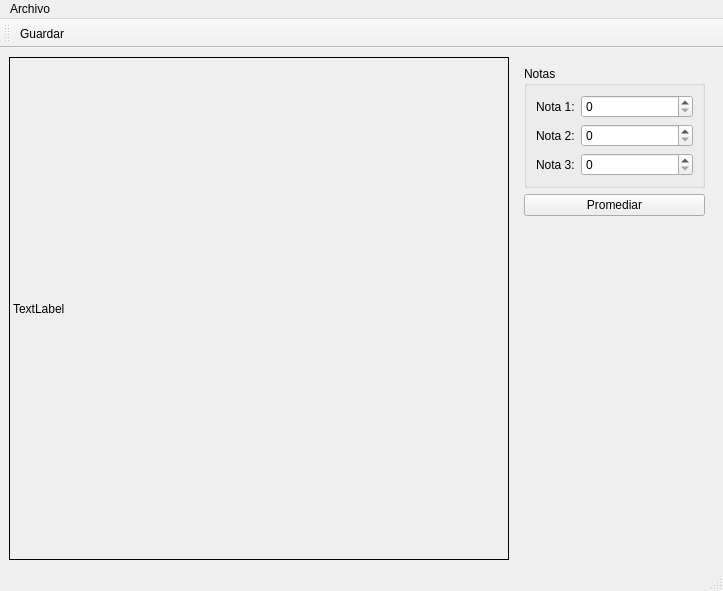
<?xml version="1.0" encoding="UTF-8"?>
<ui version="4.0">
 <class>Principal</class>
 <widget class="QMainWindow" name="Principal">
  <property name="geometry">
   <rect>
    <x>0</x>
    <y>0</y>
    <width>723</width>
    <height>591</height>
   </rect>
  </property>
  <property name="windowTitle">
   <string>Gráficas Estadísticas</string>
  </property>
  <property name="windowIcon">
   <iconset resource="Recursos.qrc">
    <normaloff>:/Recursos/estadistica.png</normaloff>:/Recursos/estadistica.png</iconset>
  </property>
  <widget class="QWidget" name="centralwidget">
   <layout class="QHBoxLayout" name="horizontalLayout">
    <item>
     <widget class="QLabel" name="outCuadro">
      <property name="minimumSize">
       <size>
        <width>500</width>
        <height>500</height>
       </size>
      </property>
      <property name="maximumSize">
       <size>
        <width>16777215</width>
        <height>16777215</height>
       </size>
      </property>
      <property name="frameShape">
       <enum>QFrame::Box</enum>
      </property>
      <property name="text">
       <string>TextLabel</string>
      </property>
     </widget>
    </item>
    <item>
     <widget class="QWidget" name="widget" native="true">
      <layout class="QVBoxLayout" name="verticalLayout">
       <item>
        <widget class="QGroupBox" name="groupBox">
         <property name="title">
          <string>Notas</string>
         </property>
         <layout class="QFormLayout" name="formLayout">
          <item row="0" column="0">
           <widget class="QLabel" name="label">
            <property name="text">
             <string>Nota 1:</string>
            </property>
           </widget>
          </item>
          <item row="0" column="1">
           <widget class="QSpinBox" name="inNota1"/>
          </item>
          <item row="1" column="0">
           <widget class="QLabel" name="label_2">
            <property name="text">
             <string>Nota 2:</string>
            </property>
           </widget>
          </item>
          <item row="1" column="1">
           <widget class="QSpinBox" name="inNota2"/>
          </item>
          <item row="2" column="0">
           <widget class="QLabel" name="label_3">
            <property name="text">
             <string>Nota 3:</string>
            </property>
           </widget>
          </item>
          <item row="2" column="1">
           <widget class="QSpinBox" name="inNota3"/>
          </item>
         </layout>
        </widget>
       </item>
       <item>
        <widget class="QPushButton" name="cmdPromediar">
         <property name="text">
          <string>Promediar</string>
         </property>
        </widget>
       </item>
       <item>
        <spacer name="verticalSpacer">
         <property name="orientation">
          <enum>Qt::Vertical</enum>
         </property>
         <property name="sizeHint" stdset="0">
          <size>
           <width>20</width>
           <height>40</height>
          </size>
         </property>
        </spacer>
       </item>
      </layout>
     </widget>
    </item>
   </layout>
  </widget>
  <widget class="QMenuBar" name="menubar">
   <property name="geometry">
    <rect>
     <x>0</x>
     <y>0</y>
     <width>723</width>
     <height>21</height>
    </rect>
   </property>
   <widget class="QMenu" name="menuArchivo">
    <property name="title">
     <string>Archivo</string>
    </property>
    <addaction name="actionGuardar"/>
    <addaction name="separator"/>
    <addaction name="actionSalir"/>
   </widget>
   <addaction name="menuArchivo"/>
  </widget>
  <widget class="QStatusBar" name="statusbar"/>
  <widget class="QToolBar" name="toolBar">
   <property name="windowTitle">
    <string>toolBar</string>
   </property>
   <attribute name="toolBarArea">
    <enum>TopToolBarArea</enum>
   </attribute>
   <attribute name="toolBarBreak">
    <bool>false</bool>
   </attribute>
   <addaction name="actionGuardar"/>
  </widget>
  <action name="actionGuardar">
   <property name="icon">
    <iconset resource="Recursos.qrc">
     <normaloff>:/Guardar</normaloff>:/Guardar</iconset>
   </property>
   <property name="text">
    <string>Guardar</string>
   </property>
   <property name="shortcut">
    <string>Ctrl+S</string>
   </property>
  </action>
  <action name="actionSalir">
   <property name="icon">
    <iconset resource="Recursos.qrc">
     <normaloff>:/Recursos/salida (1).png</normaloff>:/Recursos/salida (1).png</iconset>
   </property>
   <property name="text">
    <string>Salir</string>
   </property>
   <property name="shortcut">
    <string>Ctrl+Q</string>
   </property>
  </action>
 </widget>
 <resources>
  <include location="Recursos.qrc"/>
 </resources>
 <connections/>
</ui>
